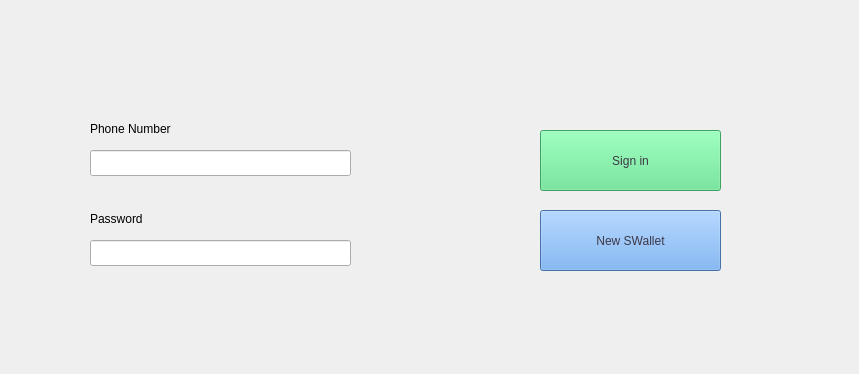
<?xml version="1.0" encoding="UTF-8"?>
<ui version="4.0">
 <class>MainWindow</class>
 <widget class="QMainWindow" name="MainWindow">
  <property name="windowModality">
   <enum>Qt::NonModal</enum>
  </property>
  <property name="enabled">
   <bool>true</bool>
  </property>
  <property name="geometry">
   <rect>
    <x>0</x>
    <y>0</y>
    <width>859</width>
    <height>374</height>
   </rect>
  </property>
  <property name="windowTitle">
   <string>SWallet</string>
  </property>
  <property name="autoFillBackground">
   <bool>false</bool>
  </property>
  <property name="tabShape">
   <enum>QTabWidget::Rounded</enum>
  </property>
  <widget class="QWidget" name="centralwidget">
   <widget class="QPushButton" name="SignIn_Button">
    <property name="geometry">
     <rect>
      <x>540</x>
      <y>130</y>
      <width>181</width>
      <height>61</height>
     </rect>
    </property>
    <property name="styleSheet">
     <string notr="true">background-color: rgb(87, 227, 137);
color: rgb(61, 56, 70);</string>
    </property>
    <property name="text">
     <string>Sign in</string>
    </property>
   </widget>
   <widget class="QPushButton" name="newWallet_Button">
    <property name="geometry">
     <rect>
      <x>540</x>
      <y>210</y>
      <width>181</width>
      <height>61</height>
     </rect>
    </property>
    <property name="styleSheet">
     <string notr="true">background-color: rgb(98, 160, 234);
color: rgb(61, 56, 70);</string>
    </property>
    <property name="text">
     <string>New SWallet</string>
    </property>
   </widget>
   <widget class="QFrame" name="phoneNumber_frame">
    <property name="geometry">
     <rect>
      <x>80</x>
      <y>110</y>
      <width>301</width>
      <height>81</height>
     </rect>
    </property>
    <property name="frameShape">
     <enum>QFrame::NoFrame</enum>
    </property>
    <property name="frameShadow">
     <enum>QFrame::Raised</enum>
    </property>
    <widget class="QLineEdit" name="phoneNumber_lineEdit">
     <property name="geometry">
      <rect>
       <x>10</x>
       <y>40</y>
       <width>261</width>
       <height>26</height>
      </rect>
     </property>
    </widget>
    <widget class="QLabel" name="phoneNumber_label">
     <property name="geometry">
      <rect>
       <x>10</x>
       <y>10</y>
       <width>101</width>
       <height>18</height>
      </rect>
     </property>
     <property name="text">
      <string>Phone Number</string>
     </property>
    </widget>
   </widget>
   <widget class="QFrame" name="frame">
    <property name="geometry">
     <rect>
      <x>80</x>
      <y>200</y>
      <width>301</width>
      <height>81</height>
     </rect>
    </property>
    <property name="frameShape">
     <enum>QFrame::NoFrame</enum>
    </property>
    <property name="frameShadow">
     <enum>QFrame::Raised</enum>
    </property>
    <widget class="QLineEdit" name="password_lineEdit">
     <property name="geometry">
      <rect>
       <x>10</x>
       <y>40</y>
       <width>261</width>
       <height>26</height>
      </rect>
     </property>
     <property name="echoMode">
      <enum>QLineEdit::Password</enum>
     </property>
    </widget>
    <widget class="QLabel" name="password_label">
     <property name="geometry">
      <rect>
       <x>10</x>
       <y>10</y>
       <width>66</width>
       <height>18</height>
      </rect>
     </property>
     <property name="text">
      <string>Password</string>
     </property>
    </widget>
   </widget>
  </widget>
 </widget>
 <resources/>
 <connections/>
</ui>
